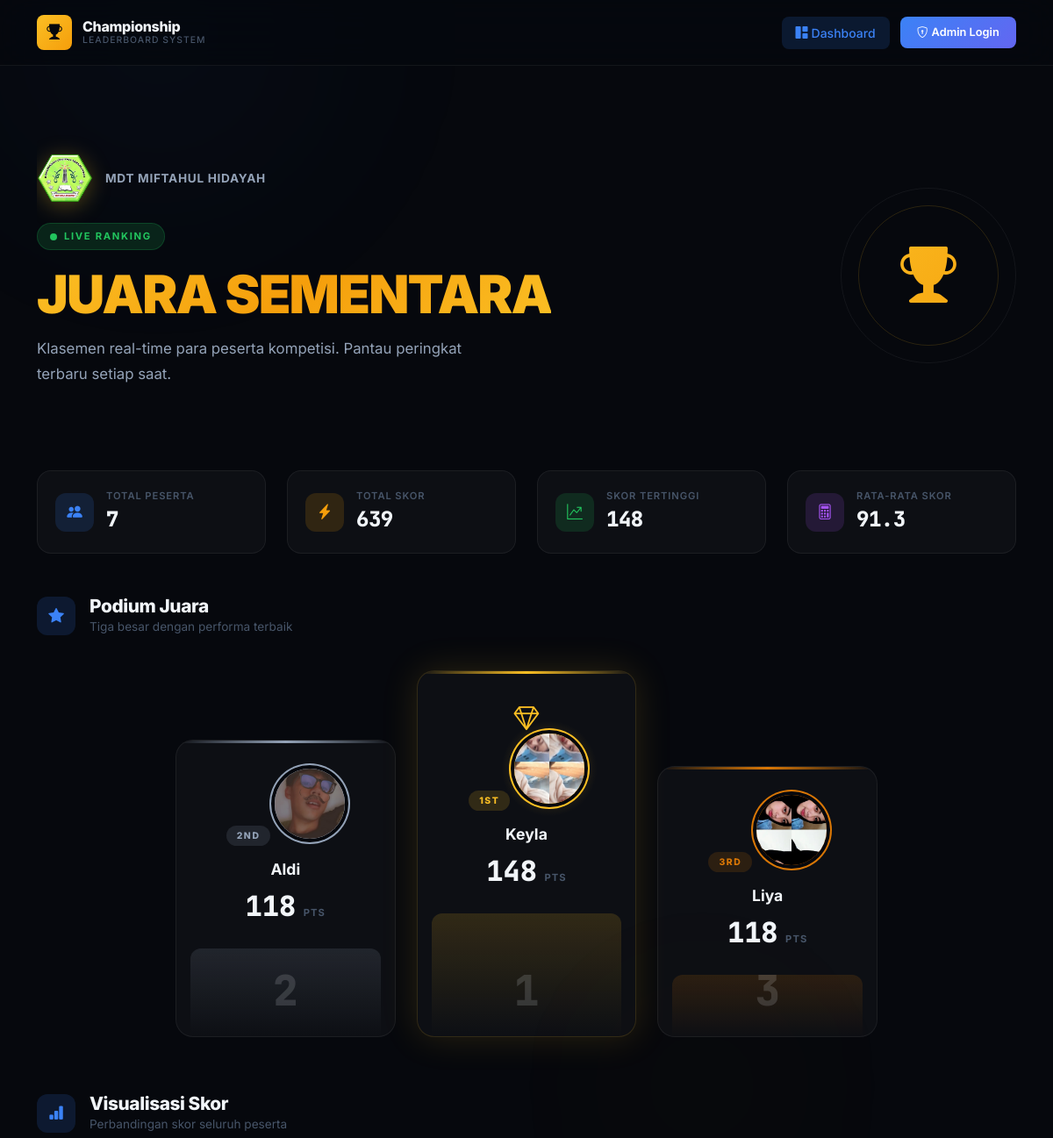
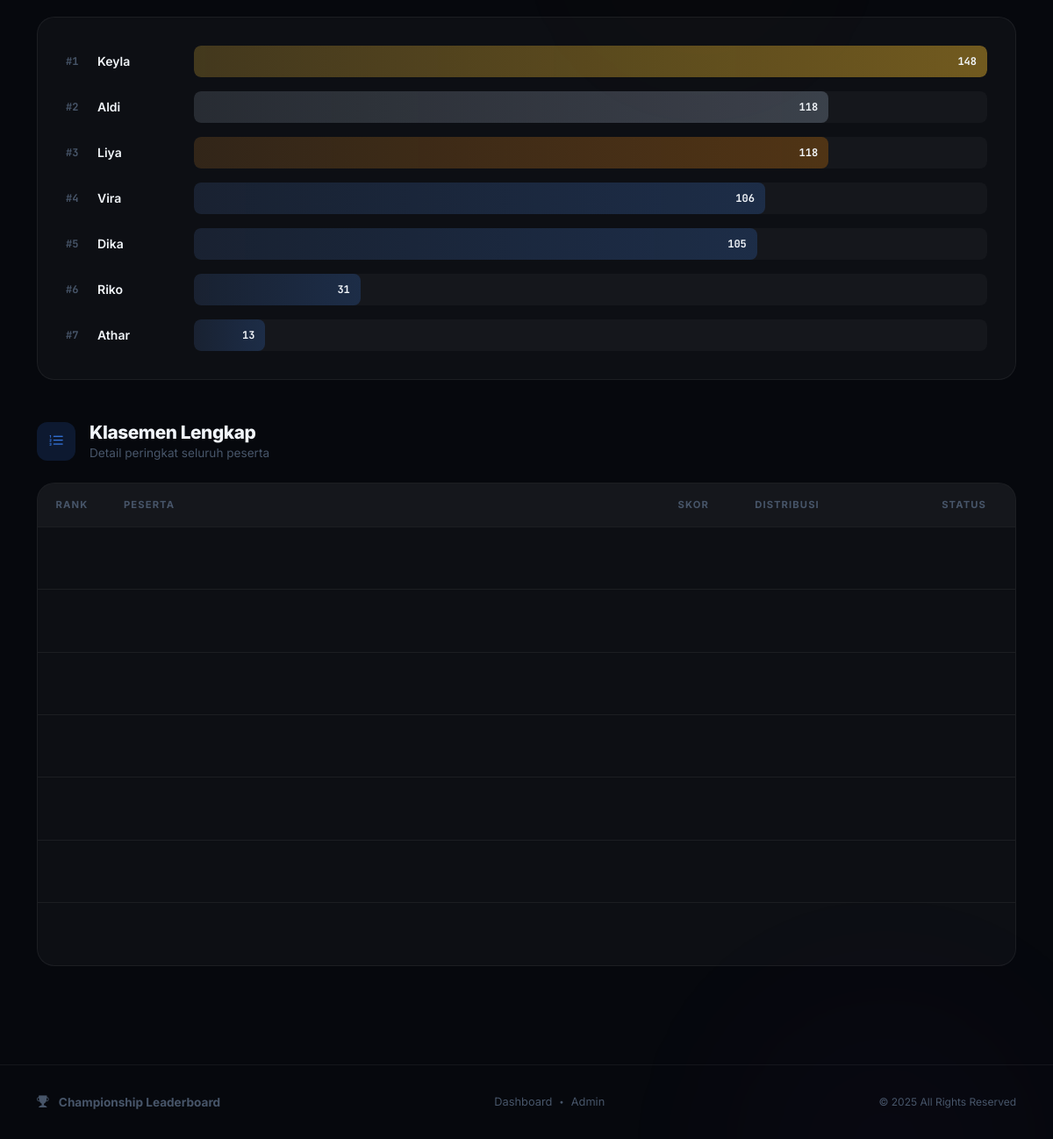
The page / on the database its author committed (2 pictures, top to bottom).
### tables this page shows
CREATE TABLE peserta (
            id INTEGER PRIMARY KEY AUTOINCREMENT,
            nama TEXT NOT NULL UNIQUE,
            skor INTEGER NOT NULL DEFAULT 0,
            foto TEXT DEFAULT 'default.png',
            created_at TIMESTAMP DEFAULT CURRENT_TIMESTAMP
        );

### app.py (the view)
@app.route("/")
def index():
    conn = get_db()
    cursor = conn.cursor()
    cursor.execute("""
        SELECT id, nama, skor, foto,
               RANK() OVER (ORDER BY skor DESC) as peringkat
        FROM peserta
        ORDER BY skor DESC, nama ASC
    """)
    semua_peserta = cursor.fetchall()
    conn.close()
    podium = semua_peserta[:3] if len(semua_peserta) >= 3 else semua_peserta
    sisanya = semua_peserta[3:] if len(semua_peserta) > 3 else []
    total_peserta = len(semua_peserta)
    total_skor = sum(p['skor'] for p in semua_peserta)
    skor_tertinggi = semua_peserta[0]['skor'] if semua_peserta else 0
    rata_rata = round(total_skor / total_peserta, 1) if total_peserta > 0 else 0
    return render_template(
        "index.html",
        podium=podium,
        semua_peserta=semua_peserta,
        sisanya=sisanya,
        total_peserta=total_peserta,
        total_skor=total_skor,
        skor_tertinggi=skor_tertinggi,
        rata_rata=rata_rata
    )

### app.py (called while the page is built)
def get_db():
    conn = sqlite3.connect(DATABASE)
    conn.row_factory = sqlite3.Row
    return conn

### templates/index.html (shortened to what this page needs)
{% extends "base.html" %}
{% block content %}
<div class="container py-4 py-lg-5">
    <section class="hero-header mb-5">
        <div class="hero-content">
            <div class="hero-logo-wrap">
                <img src="{{ url_for('static', filename='logo-mdt.png') }}"
                     alt="Logo MDT"
                     class="hero-logo"
                     onerror="this.style.display='none'">
                <p class="hero-madrasah-name">MDT Miftahul Hidayah</p>
            </div>
            <div class="hero-badge">
                <span class="pulse-dot"></span>
                LIVE RANKING
            </div>
            <h1 class="hero-title">
                <span class="hero-gradient">JUARA SEMENTARA</span>
            </h1>
            <p class="hero-subtitle">
                Klasemen real-time para peserta kompetisi. Pantau peringkat terbaru setiap saat.
            </p>
        </div>
        <div class="hero-decoration">
            <div class="deco-ring ring-1"></div>
            <div class="deco-ring ring-2"></div>
            <div class="deco-trophy"><i class="bi bi-trophy-fill"></i></div>
        </div>
    </section>
    <section class="stats-row mb-5">
        <div class="row g-3 g-lg-4">
            <div class="col-6 col-lg-3">
                <div class="stat-card">
                    <div class="stat-icon stat-icon-blue">
                        <i class="bi bi-people-fill"></i>
                    </div>
                    <div class="stat-info">
                        <span class="stat-label">Total Peserta</span>
                        <span class="stat-value" data-count="{{ total_peserta }}">{{ total_peserta }}</span>
                    </div>
                </div>
            </div>
            <div class="col-6 col-lg-3">
                <div class="stat-card">
                    <div class="stat-icon stat-icon-amber">
                        <i class="bi bi-lightning-charge-fill"></i>
                    </div>
                    <div class="stat-info">
                        <span class="stat-label">Total Skor</span>
                        <span class="stat-value" data-count="{{ total_skor }}">{{ total_skor }}</span>
                    </div>
                </div>
            </div>
            <div class="col-6 col-lg-3">
                <div class="stat-card">
                    <div class="stat-icon stat-icon-green">
                        <i class="bi bi-graph-up-arrow"></i>
                    </div>
                    <div class="stat-info">
                        <span class="stat-label">Skor Tertinggi</span>
                        <span class="stat-value" data-count="{{ skor_tertinggi }}">{{ skor_tertinggi }}</span>
                    </div>
                </div>
            </div>
            <div class="col-6 col-lg-3">
                <div class="stat-card">
                    <div class="stat-icon stat-icon-purple">
                        <i class="bi bi-calculator"></i>
                    </div>
                    <div class="stat-info">
                        <span class="stat-label">Rata-rata Skor</span>
                        <span class="stat-value">{{ rata_rata }}</span>
                    </div>
                </div>
            </div>
        </div>
    </section>
    {% if podium|length >= 3 %}
    <section class="podium-section mb-5">
        <div class="section-header">
            <div class="section-icon"><i class="bi bi-star-fill"></i></div>
            <div>
                <h2 class="section-title">Podium Juara</h2>
                <p class="section-desc">Tiga besar dengan performa terbaik</p>
            </div>
        </div>
        <div class="podium-container">
            <div class="podium-grid">
                <div class="podium-item podium-silver" data-aos-delay="100">
                    <div class="podium-card-inner">
                        <div class="podium-position-badge silver-badge">2ND</div>
                        <div class="podium-avatar-wrap">
                            <div class="podium-avatar-photo silver-ring">
                                <img src="{{ url_for('static', filename='photos/' + podium[1]['foto']) }}"
                                     alt="{{ podium[1]['nama'] }}"
                                     onerror="this.onerror=null; this.parentElement.innerHTML='<span>{{ podium[1]['nama'][0] }}</span>'">
                            </div>
                        </div>
                        <h3 class="podium-name">{{ podium[1]['nama'] }}</h3>
                        <div class="podium-score-display">
                            <span class="score-number">{{ podium[1]['skor'] }}</span>
                            <span class="score-unit">PTS</span>
                        </div>
                        <div class="podium-pillar silver-pillar">
                            <span class="pillar-number">2</span>
                        </div>
                    </div>
                </div>
                <div class="podium-item podium-gold" data-aos-delay="0">
                    <div class="podium-card-inner">
                        <div class="podium-crown-wrap">
                            <i class="bi bi-gem"></i>
                        </div>
                        <div class="podium-position-badge gold-badge">1ST</div>
                        <div class="podium-avatar-wrap">
                            <div class="podium-avatar-photo gold-ring">
                                <img src="{{ url_for('static', filename='photos/' + podium[0]['foto']) }}"
                                     alt="{{ podium[0]['nama'] }}"
                                     onerror="this.onerror=null; this.parentElement.innerHTML='<span>{{ podium[0]['nama'][0] }}</span>'">
                            </div>
                        </div>
                        <h3 class="podium-name">{{ podium[0]['nama'] }}</h3>
                        <div class="podium-score-display">
                            <span class="score-number">{{ podium[0]['skor'] }}</span>
                            <span class="score-unit">PTS</span>
                        </div>
                        <div class="podium-pillar gold-pillar">
                            <span class="pillar-number">1</span>
                        </div>
                    </div>
                </div>
                <div class="podium-item podium-bronze" data-aos-delay="200">
                    <div class="podium-card-inner">
                        <div class="podium-position-badge bronze-badge">3RD</div>
                        <div class="podium-avatar-wrap">
                            <div class="podium-avatar-photo bronze-ring">
                                <img src="{{ url_for('static', filename='photos/' + podium[2]['foto']) }}"
                                     alt="{{ podium[2]['nama'] }}"
                                     onerror="this.onerror=null; this.parentElement.innerHTML='<span>{{ podium[2]['nama'][0] }}</span>'">
                            </div>
                        </div>
                        <h3 class="podium-name">{{ podium[2]['nama'] }}</h3>
                        <div class="podium-score-display">
                            <span class="score-number">{{ podium[2]['skor'] }}</span>
                            <span class="score-unit">PTS</span>
                        </div>
                        <div class="podium-pillar bronze-pillar">
                            <span class="pillar-number">3</span>
                        </div>
                    </div>
                </div>
            </div>
        </div>
    </section>
    {% endif %}
    <section class="chart-section mb-5">
        <div class="section-header">
            <div class="section-icon"><i class="bi bi-bar-chart-fill"></i></div>
            <div>
                <h2 class="section-title">Visualisasi Skor</h2>
                <p class="section-desc">Perbandingan skor seluruh peserta</p>
            </div>
        </div>
        <div class="chart-card">
            {% set max_skor = skor_tertinggi if skor_tertinggi > 0 else 1 %}
            {% for p in semua_peserta %}
            {% set pct = (p['skor'] / max_skor * 100)|round|int %}
            <div class="chart-bar-row">
                <div class="chart-bar-label">
                    <span class="chart-rank">#{{ loop.index }}</span>
                    <span class="chart-name">{{ p['nama'] }}</span>
                </div>
                <div class="chart-bar-track">
                    <div class="chart-bar-fill
                        {% if loop.index == 1 %}bar-gold
                        {% elif loop.index == 2 %}bar-silver
                        {% elif loop.index == 3 %}bar-bronze
                        {% else %}bar-default{% endif %}"
                         style="width: {{ pct if pct > 2 else 2 }}%"
                         data-width="{{ pct if pct > 2 else 2 }}">
                        <span class="bar-value">{{ p['skor'] }}</span>
                    </div>
                </div>
            </div>
            {% endfor %}
        </div>
    </section>
    <section class="table-section">
        <div class="section-header">
            <div class="section-icon"><i class="bi bi-list-ol"></i></div>
            <div>
                <h2 class="section-title">Klasemen Lengkap</h2>
                <p class="section-desc">Detail peringkat seluruh peserta</p>
            </div>
        </div>
        <div class="ranking-table-card">
            <table class="ranking-table">
                <thead>
                    <tr>
                        <th class="th-rank">Rank</th>
                        <th class="th-name">Peserta</th>
                        <th class="th-score">Skor</th>
                        <th class="th-bar">Distribusi</th>
                        <th class="th-badge">Status</th>
                    </tr>
                </thead>
                <tbody>
                    {% set max_skor = skor_tertinggi if skor_tertinggi > 0 else 1 %}
                </tbody>
            </table>
        </div>
    </section>
</div>
{% endblock %}

### templates/base.html (shortened to what this page needs)
<!DOCTYPE html>
<html lang="id" data-bs-theme="dark">
<head>
    <link href="https://cdn.jsdelivr.net/npm/bootstrap@5.3.3/dist/css/bootstrap.min.css" rel="stylesheet">
    <link href="https://cdn.jsdelivr.net/npm/bootstrap-icons@1.11.3/font/bootstrap-icons.css" rel="stylesheet">
    <link href="{{ url_for('static', filename='style.css') }}" rel="stylesheet">
</head>
<body>
    <div class="ambient-bg">
        <div class="ambient-orb orb-1"></div>
        <div class="ambient-orb orb-2"></div>
        <div class="ambient-orb orb-3"></div>
    </div>
    <nav class="navbar navbar-expand-lg navbar-pro sticky-top">
        <div class="container">
            <a class="navbar-brand brand-logo" href="{{ url_for('index') }}">
                <div class="brand-icon">
                    <i class="bi bi-trophy-fill"></i>
                </div>
                <div class="brand-text">
                    <span class="brand-name">Championship</span>
                    <span class="brand-sub">Leaderboard System</span>
                </div>
            </a>
            <div class="collapse navbar-collapse" id="navbarNav">
                <ul class="navbar-nav ms-auto align-items-center gap-1">
                    <li class="nav-item">
                        <a class="nav-link nav-pro {% if request.endpoint == 'index' %}active{% endif %}" href="{{ url_for('index') }}">
                            <i class="bi bi-grid-1x2-fill me-1"></i>Dashboard
                        </a>
                    </li>
                    {% if session.get('logged_in') %}
                    <li class="nav-item">
                        <a class="nav-link nav-pro {% if request.endpoint == 'admin' %}active{% endif %}" href="{{ url_for('admin') }}">
                            <i class="bi bi-speedometer2 me-1"></i>Admin Panel
                        </a>
                    </li>
                    <li class="nav-item ms-2">
                        <a class="btn btn-nav-logout" href="{{ url_for('logout') }}">
                            <i class="bi bi-box-arrow-right me-1"></i>Logout
                        </a>
                    </li>
                    {% else %}
                    <li class="nav-item ms-2">
                        <a class="btn btn-nav-login" href="{{ url_for('login') }}">
                            <i class="bi bi-shield-lock me-1"></i>Admin Login
                        </a>
                    </li>
                    {% endif %}
                </ul>
            </div>
        </div>
    </nav>
    <main class="main-content">
        {% block content %}{% endblock %}
    </main>
    <footer class="footer-pro">
        <div class="container">
            <div class="footer-inner">
                <div class="footer-brand">
                    <i class="bi bi-trophy-fill me-2"></i>
                    Championship Leaderboard
                </div>
                <div class="footer-links">
                    <a href="{{ url_for('index') }}" class="footer-link">Dashboard</a>
                    <span class="footer-divider">•</span>
                    <a href="{{ url_for('login') }}" class="footer-link">Admin</a>
                </div>
                <div class="footer-copy">
                    &copy; 2025 All Rights Reserved
                </div>
            </div>
        </div>
    </footer>
</body>
</html>

### rows shown on the page
peserta: foto (picture), nama "Aldi", skor "118", {{ pct if pct > 2 else 2 }} 80 (drawn)
peserta: foto (picture), nama "Keyla", skor "148", {{ pct if pct > 2 else 2 }} 100 (drawn)
peserta: foto (picture), nama "Liya", skor "118", {{ pct if pct > 2 else 2 }} 80 (drawn)
peserta: nama "Vira", {{ pct if pct > 2 else 2 }} 72 (drawn), skor "106"
peserta: nama "Dika", {{ pct if pct > 2 else 2 }} 71 (drawn), skor "105"
peserta: nama "Riko", {{ pct if pct > 2 else 2 }} 21 (drawn), skor "31"
peserta: nama "Athar", {{ pct if pct > 2 else 2 }} 9 (drawn), skor "13"

### other values the page prints
{{ total_peserta }} "7"
{{ total_skor }} "639"
{{ skor_tertinggi }} "148"
{{ rata_rata }} "91.3"
